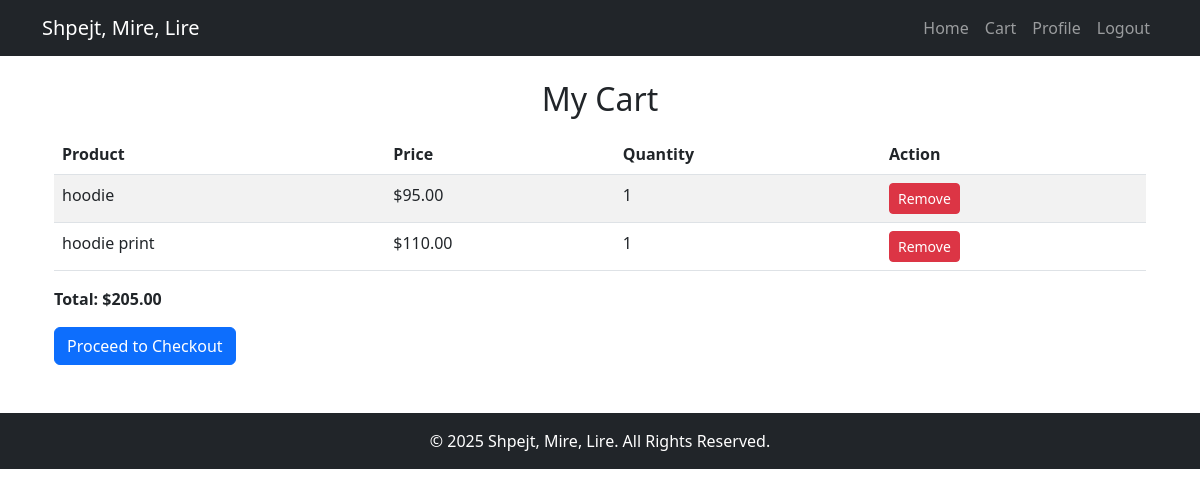
/cart/ (signed in), run on an earlier commit of the app's database.
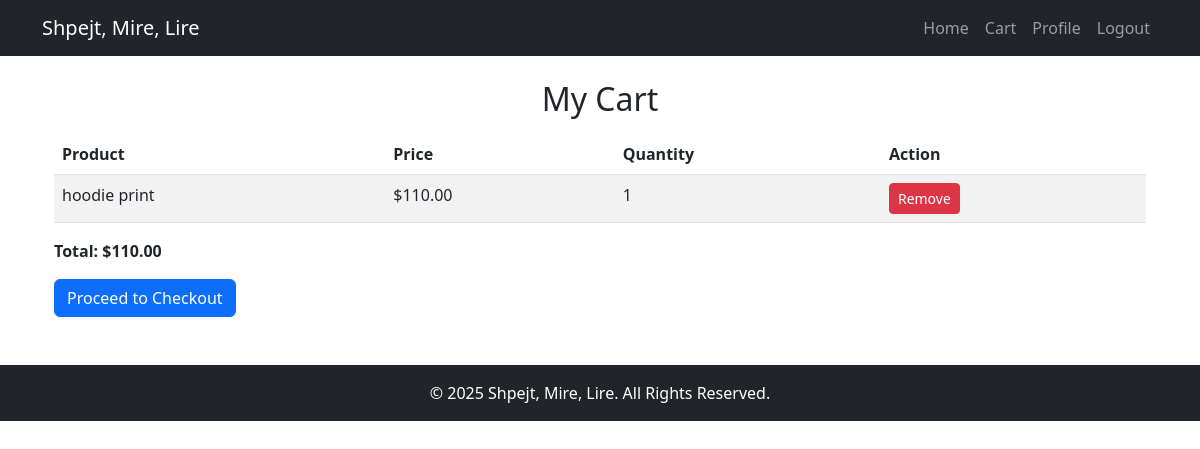
And on a later commit of the database.
### myapp/models.py (models this page shows, shortened)
class Cart(models.Model):
    user = models.ForeignKey(User, on_delete=models.CASCADE)
    product = models.ForeignKey(Product, on_delete=models.CASCADE)
    card = models.ForeignKey(Card, on_delete=models.CASCADE, null=True, blank=True)
    quantity = models.IntegerField(default=1)

class Product(models.Model):
    name = models.CharField(max_length=255)
    description = models.TextField()
    price = models.DecimalField(max_digits=10, decimal_places=2)
    category = models.ForeignKey(Category, on_delete=models.CASCADE)
    seller = models.ForeignKey(User, on_delete=models.CASCADE)
    is_sold = models.BooleanField(default=False)

### myapp/views.py (the view)
# urls.py: path('cart/', views.view_cart, name='cart'),
@login_required
def view_cart(request):
    cart_items = Cart.objects.filter(user=request.user)
    total_price = sum(item.product.price * item.quantity for item in cart_items)
    return render(request, 'cart.html', {'cart_items': cart_items, 'total_price': total_price})

### myapp/templates/cart.html (shortened to what this page needs)
{% extends 'base.html' %}
{% block content %}
<div class="container mt-4">
    <h2 class="mb-3 text-center">My Cart</h2>
    {% if cart_items %}
    <table class="table table-striped">
        <thead>
            <tr>
                <th>Product</th>
                <th>Price</th>
                <th>Quantity</th>
                <th>Action</th>
            </tr>
        </thead>
        <tbody>
            {% for item in cart_items %}
            <tr>
                <td>{{ item.product.name }}</td>
                <td>${{ item.product.price }}</td>
                <td>{{ item.quantity }}</td>
                <td>
                    <a href="{% url 'remove_from_cart' item.id %}" class="btn btn-danger btn-sm">Remove</a>
                </td>
            </tr>
            {% endfor %}
        </tbody>
    </table>
    <p class="fw-bold">Total: ${{ total_price }}</p>
    <form method="POST" action="{% url 'checkout' %}">
        <button type="submit" class="btn btn-primary">Proceed to Checkout</button>
    </form>
    {% else %}
    <div class="alert alert-warning text-center">
        Your cart is empty. <a href="{% url 'dashboard' %}" class="alert-link">Browse Products</a>
    </div>
    {% endif %}
</div>
{% endblock %}

### myapp/templates/base.html (shortened to what this page needs)
<!DOCTYPE html>
<html lang="en">
<head>
    <link rel="stylesheet" href="https://cdn.jsdelivr.net/npm/bootstrap@5.3.0/dist/css/bootstrap.min.css">
</head>
<body>
    <nav class="navbar navbar-expand-lg navbar-dark bg-dark fixed-top">
        <div class="container">
            <a class="navbar-brand" href="{% url 'dashboard' %}">Shpejt, Mire, Lire</a>
            <div class="collapse navbar-collapse" id="navbarNav">
                <ul class="navbar-nav ms-auto">
                    {% if user.is_authenticated %}
                        <li class="nav-item">
                            <a class="nav-link" href="{% url 'dashboard' %}">Home</a>
                        </li>
                        <li class="nav-item">
                            <a class="nav-link" href="{% url 'cart' %}">Cart</a>
                        </li>
                        <li class="nav-item">
                            <a class="nav-link" href="{% url 'profile' %}">Profile</a>
                        </li>
                        <li class="nav-item">
                            <a class="nav-link btn btn-danger btn-sm" href="{% url 'logout' %}">Logout</a>
                        </li>
                    {% endif %}
                </ul>
            </div>
        </div>
    </nav>
    <div class="container mt-4">
        {% block content %}
        {% endblock %}
    </div>
    <footer class="bg-dark text-white text-center py-3 mt-5">
        <p class="mb-0">&copy; 2025 Shpejt, Mire, Lire. All Rights Reserved.</p>
    </footer>
</body>
</html>

### myapp/templates/base.html (style rules this page uses)
body { padding-top: 56px; }

What changed in the data, as far as the page shows it:
removed Cart: product.name "hoodie", product.price "95.00", quantity "1"
Also different on the page:
{{ total_price }}: "205.00" → "110.00"
